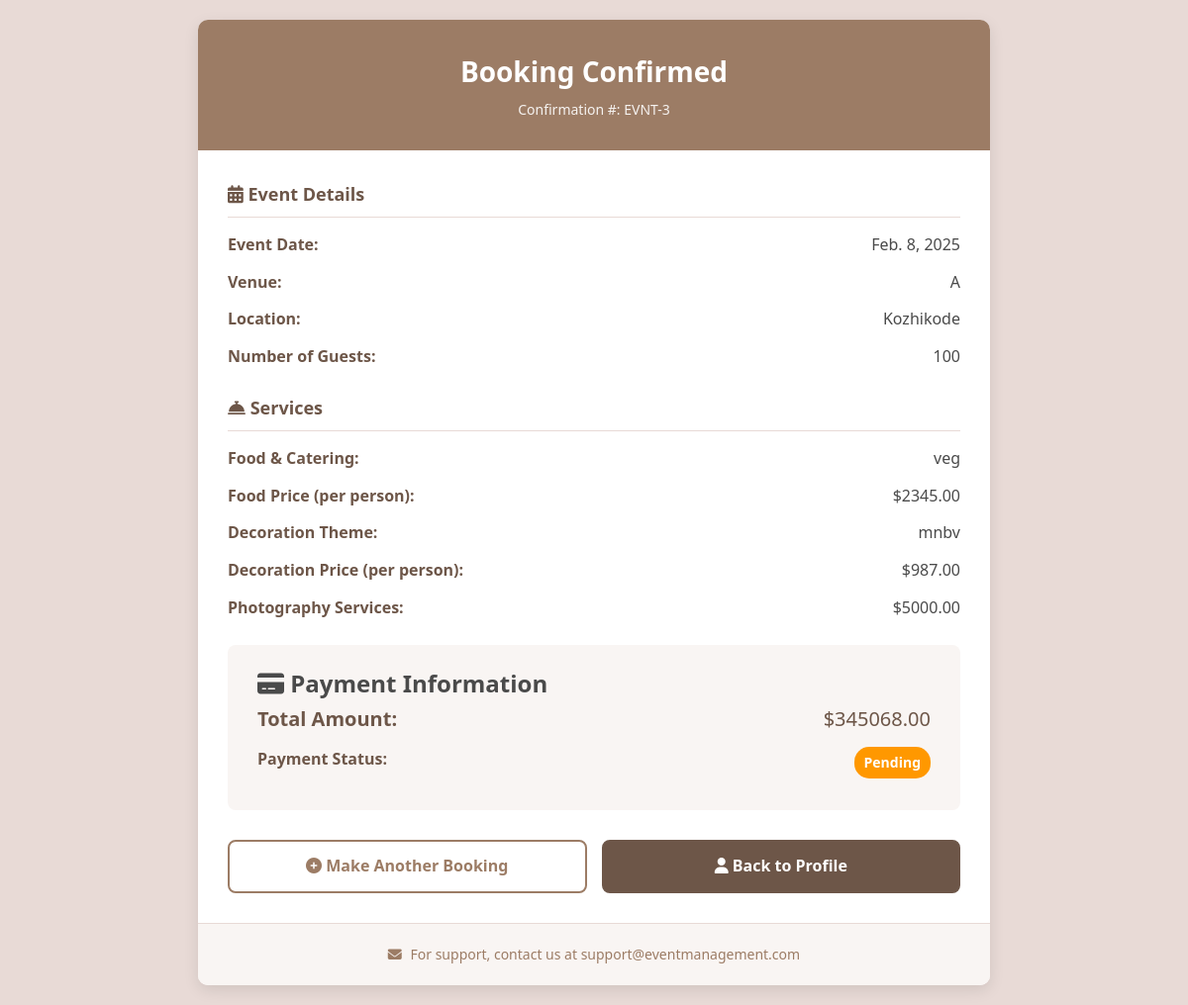
The page /booking_view (signed in) on the database as committed earlier.
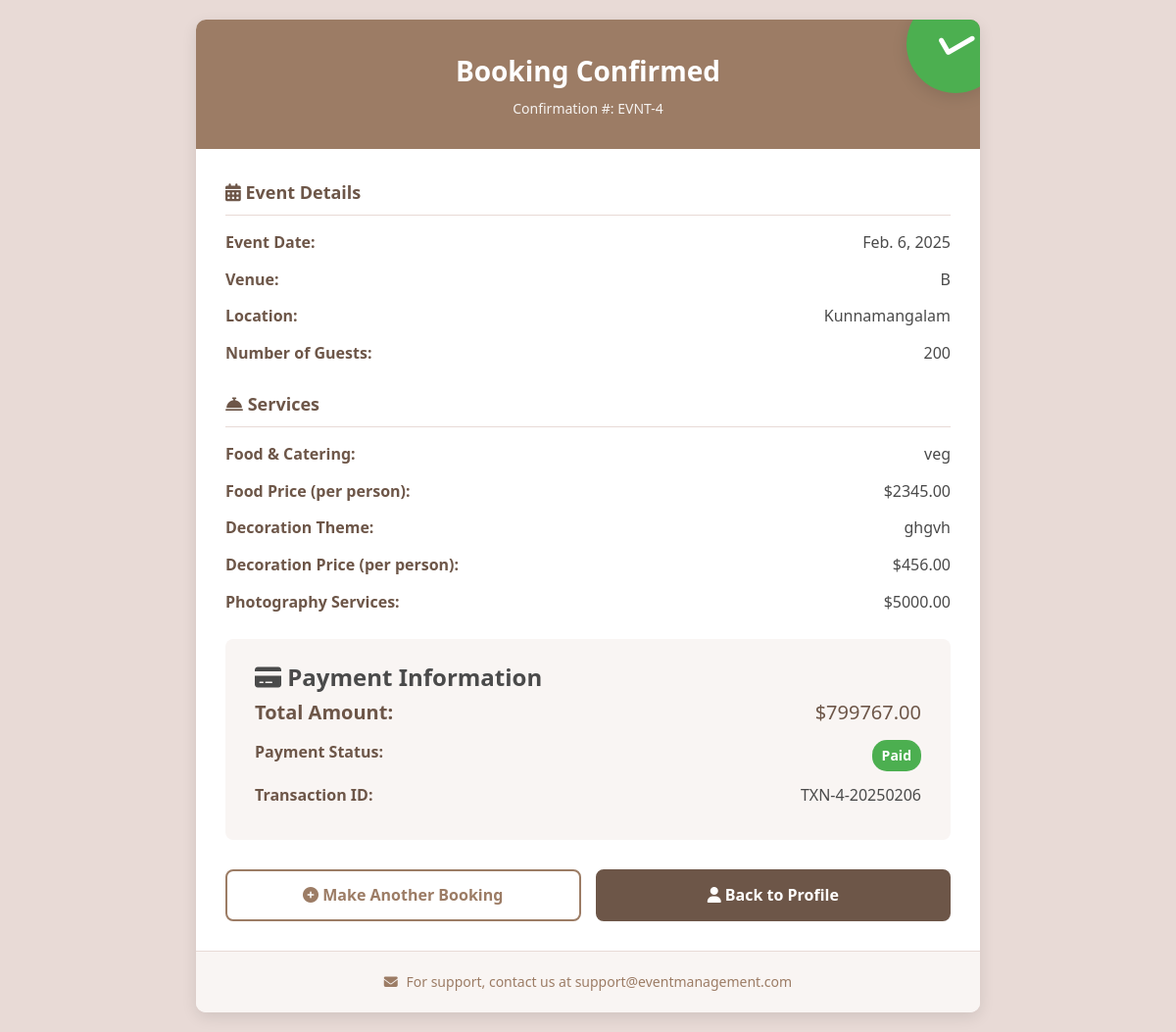
The same page on the database as committed later.
### app/models.py (models this page shows)
class Bookings(models.Model):
    event_date=models.DateField(null=True)
    event_status=models.CharField(max_length=100,default='Pending')
    user_id=models.ForeignKey(User,on_delete=models.CASCADE)
    hall_id=models.ForeignKey(Halls,on_delete=models.CASCADE)
    booking_date=models.DateField(auto_now_add=True)
    payment_status=models.CharField(max_length=100,default='Pending')
    photography=models.CharField(max_length=100,null=True,blank=True)
    no_of_persons=models.IntegerField(null=True,blank=True)
    food_value=models.BooleanField(null=True,blank=True)
    food=models.ForeignKey(Food,on_delete=models.CASCADE)
    decoration_value=models.BooleanField(null=True,blank=True)
    decoration=models.ForeignKey(Decoration,on_delete=models.CASCADE)
    photography_cost=models.DecimalField(max_digits=10,decimal_places=2)
    total_payment=models.DecimalField(max_digits=10,decimal_places=2)

class Halls(models.Model):
    name=models.CharField(max_length=100)
    location=models.CharField(max_length=200)
    capacity=models.IntegerField()
    price_per_day=models.DecimalField(max_digits=10,decimal_places=2)
    photo_url=models.ImageField(upload_to='images/')
    description=models.TextField(blank=True,null=True)

class Food(models.Model):
    food_name=models.CharField(max_length=100,null=True)
    food_image=models.ImageField(upload_to='images/')
    food_price=models.DecimalField(max_digits=10,decimal_places=2)

class Decoration(models.Model):
    decoration_name=models.CharField(max_length=100,null=True)
    decoration_image=models.ImageField(upload_to='images/')
    decoration_price=(models.DecimalField(max_digits=10,decimal_places=2))

### app/views.py (the view)
# urls.py: path('booking_view',views.booking_view,name='booking_view'),
@login_required(login_url='login')
def booking_view(request):
    booking = Bookings.objects.filter(user_id=request.user).order_by('-id').first()
    if not booking:
        messages.error(request, "No booking found.")
        return redirect('booking_page')
    context = {
        'booking': booking
    }
    return render(request, 'booking_view.html', context)

### templates/booking_view.html (shortened to what the changed rows need)
<!DOCTYPE html>
<html lang="en">
<head>
    <link rel="stylesheet" href="https://cdnjs.cloudflare.com/ajax/libs/font-awesome/6.4.0/css/all.min.css">
</head>
<body>
    <div class="container">
        <div class="header">
            <h1>Booking Confirmed</h1>
            <div class="confirmation-number">Confirmation #: EVNT-{{ booking.id }}</div>
            {% if booking.payment_status == 'Completed' %}
            <div class="success-badge">
                <i class="fas fa-check"></i>
            </div>
            {% endif %}
        </div>
        <div class="booking-details">
            <div class="detail-section">
                <h2><i class="fas fa-calendar-alt"></i> Event Details</h2>
                <div class="detail-row">
                    <span class="detail-label">Event Date:</span>
                    <span class="detail-value">{{ booking.event_date }}</span>
                </div>
                <div class="detail-row">
                    <span class="detail-label">Venue:</span>
                    <span class="detail-value">{{ booking.hall_id.name }}</span>
                </div>
                <div class="detail-row">
                    <span class="detail-label">Location:</span>
                    <span class="detail-value">{{ booking.hall_id.location }}</span>
                </div>
                <div class="detail-row">
                    <span class="detail-label">Number of Guests:</span>
                    <span class="detail-value">{{ booking.no_of_persons }}</span>
                </div>
            </div>
            <div class="detail-section">
                <h2><i class="fas fa-concierge-bell"></i> Services</h2>
                {% if booking.food %}
                <div class="detail-row">
                    <span class="detail-label">Food & Catering:</span>
                    <span class="detail-value">{{ booking.food.food_name }}</span>
                </div>
                <div class="detail-row">
                    <span class="detail-label">Food Price (per person):</span>
                    <span class="detail-value">${{ booking.food.food_price }}</span>
                </div>
                {% endif %}
                {% if booking.decoration %}
                <div class="detail-row">
                    <span class="detail-label">Decoration Theme:</span>
                    <span class="detail-value">{{ booking.decoration.decoration_name }}</span>
                </div>
                <div class="detail-row">
                    <span class="detail-label">Decoration Price (per person):</span>
                    <span class="detail-value">${{ booking.decoration.decoration_price }}</span>
                </div>
                {% endif %}
                <div class="detail-row">
                    <span class="detail-label">Photography Services:</span>
                    <span class="detail-value">${{ booking.photography_cost }}</span>
                </div>
            </div>
            <div class="payment-section">
                <h2><i class="fas fa-credit-card"></i> Payment Information</h2>
                <div class="detail-row total-row">
                    <span class="detail-label">Total Amount:</span>
                    <span class="detail-value">${{ booking.total_payment }}</span>
                </div>
                <div class="detail-row">
                    <span class="detail-value">
                        {% if booking.payment_status == 'Completed' %}
                        <span class="status-badge status-completed">Paid</span>
                        {% else %}
                        <span class="status-badge status-pending">Pending</span>
                        {% endif %}
                    </span>
                </div>
                <form action="{% url 'stripe_payments' id=booking.id %}">
                    {% if booking.event_status == 'Accept' and booking.payment_status == 'Pending' %}
                    <button type="submit" class="payment-button">
                        <i class="fas fa-lock"></i> Proceed to Payment
                    </button>
                    {% elif booking.payment_status == 'Completed' %}
                    <div class="detail-row">
                        <span class="detail-label">Transaction ID:</span>
                        <span class="detail-value">TXN-{{ booking.id }}-{{ booking.event_date|date:"Ymd" }}</span>
                    </div>
                    {% endif %}
                </form>
            </div>
        </div>
    </div>
</body>
</html>

Rows that differ between the two databases and show on the page:
no longer on this page (row edited): Bookings: id "3", event_date "Feb. 8, 2025", hall_id.name "A", hall_id.location "Kozhikode", no_of_persons "100", food.food_name "veg", food.food_price "2345.00", decoration.decoration_name "mnbv", decoration.decoration_price "987.00", photography_cost "5000.00", total_payment "345068.00"
added Bookings: id "4", event_date "Feb. 6, 2025", hall_id.name "B", hall_id.location "Kunnamangalam", no_of_persons "200", food.food_name "veg", food.food_price "2345.00", decoration.decoration_name "ghgvh", decoration.decoration_price "456.00", photography_cost "5000.00", total_payment "799767.00", event_date "20250206"
Other text that changed with them:
text no longer shown: "Pending"
text now shown: "Paid Transaction ID: TXN- -"
